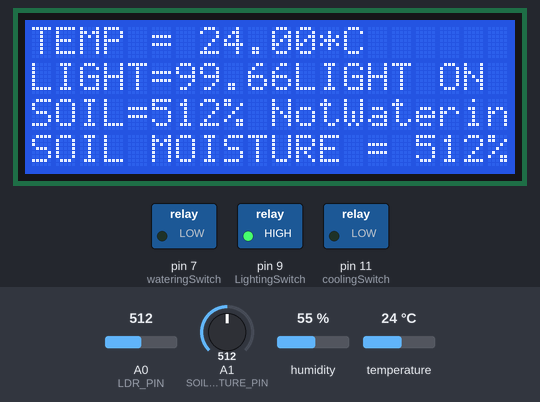
A sketch run on a simulated Arduino Uno, built with avr-gcc and run on an emulated ATmega328P. Parts: 20×4 character LCD, switched loads named in the sketch (green lamp = pin HIGH). The inputs (shaded band) are chosen by the test bench; at power-on: temperature 24 °C, A1 (SOIL_MOISTURE_PIN) = 512, A0 (LDR_PIN) = 512, humidity 55 %.

Above: at 2.2 s.
2.3 s: temperature set to 24.9 °C
At 6.0 s:
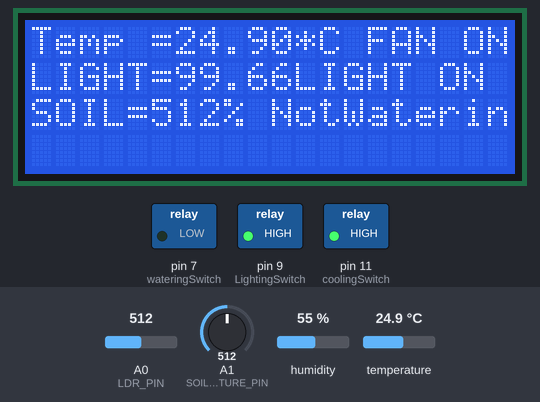
9.4 s: A1 (SOIL_MOISTURE_PIN) set to 490
At 13.1 s:
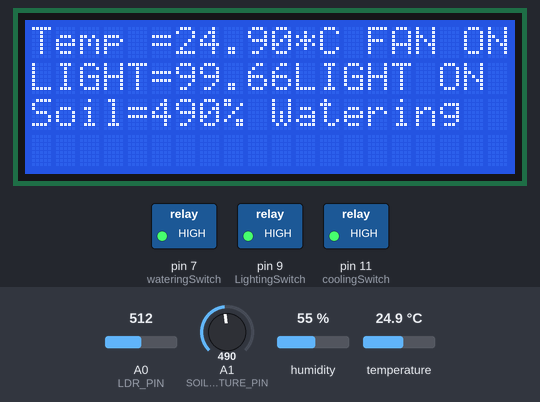
16.5 s: A0 (LDR_PIN) set to 186
At 17.7 s:
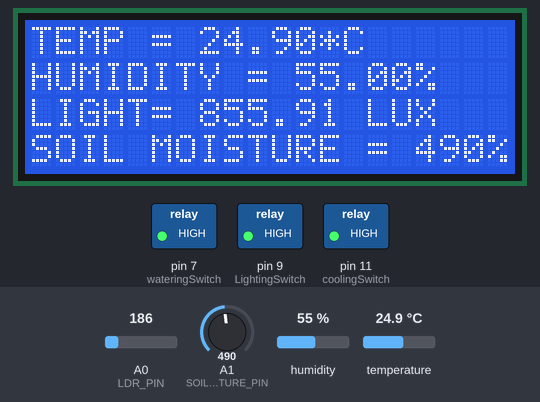
19.9 s: A0 (LDR_PIN) set to 158
At 23.5 s:
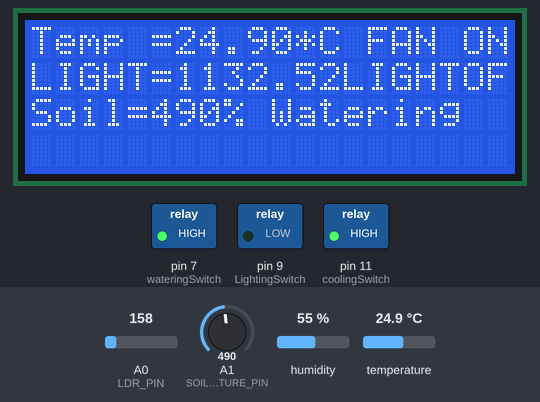
27.0 s: A1 (SOIL_MOISTURE_PIN) set to 1010
At 29.0 s:
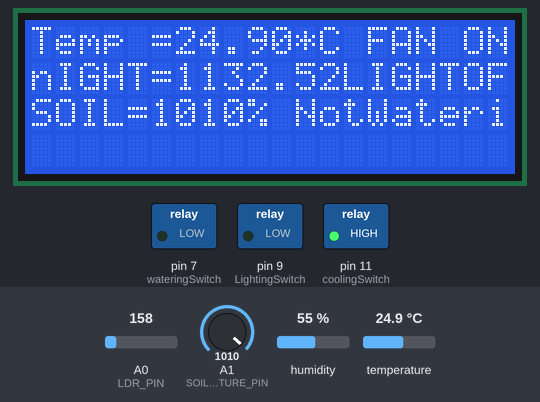
34.1 s: temperature set to 12 °C
At 36.7 s:
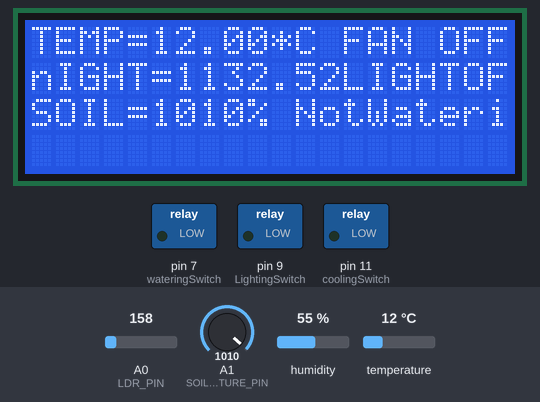
Timing chart, 0 to 38.2 s (numbered marks = the images above; inputs shaded):
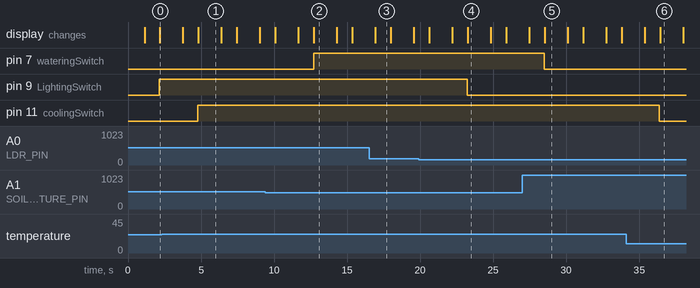

Measured:
- the behaviour switches between 24 and 24.1 °C on temperature (found by bisection; images 0 and 1)
- the behaviour switches between 170 and 169 on A0 (LDR_PIN) (found by bisection; images 3 and 4)
- after the input at 2.3 s, pin 11 (coolingSwitch): LOW → HIGH after 2.5 s; the display: first changes after 1.5 s (image 1 shows a later state)
- after the input at 9.4 s, pin 7 (wateringSwitch): LOW → HIGH after 3.3 s; the display: first differs from a run without the input after 2.3 s (image 2 shows a later state)
- after the input at 16.5 s, the display: changes after 0.42 s (image 3)
- after the input at 19.9 s, pin 9 (LightingSwitch): HIGH → LOW after 3.3 s; the display: first differs from a run without the input after 2.3 s (image 4 shows a later state)
- after the input at 27.0 s, pin 7 (wateringSwitch): HIGH → LOW after 1.5 s; the display: first changes after 0.46 s (image 5 shows a later state)
- after the input at 34.1 s, pin 11 (coolingSwitch): HIGH → LOW after 2.3 s; the display: first changes after 1.3 s (image 6 shows a later state)

The sketch:

sketch.ino
```cpp
#include <DHT.h>
#include <Wire.h>
#include <LiquidCrystal_I2C.h>

//const char* WIFI_SSID = "NoInternet";
//const char* WIFI_PASSWORD = "NoNetwork546";
#define DHTPIN 2            // Digital pin connected to the DHT22 sensor
#define DHTTYPE DHT22      // DHT22 sensor type
#define LDR_PIN A0          // Analog pin connected to the LDR sensor
#define SOIL_MOISTURE_PIN A1// Analog pin connected to the soil moisture sensor
#define coolingSwitch 11       // Digital pin connected to the relay controlling the fan
#define LightingSwitch 9       // Digital pin connected to the relay controlling the lighting system
#define wateringSwitch 7       // Digital pin connected to the relay controlling the watering system

#define LCD_ADDRESS 0x27    // I2C address of the LCD
#define LCD_COLUMNS 20      // Number of columns of the LCD
#define LCD_ROWS 4          // Number of rows of the LCD

DHT dht(DHTPIN, DHTTYPE);   // Initialize the DHT22 sensor
LiquidCrystal_I2C lcd(LCD_ADDRESS, LCD_COLUMNS, LCD_ROWS); // Initialize the LCD

int chk;
float hum;  //Stores humidity value
float temp; //Stores temperature value

const float GAMMA = 0.7;
const float RL10 = 50;
//const int WIFI_CONNECT_TIMEOUT = 10000; // Timeout for WiFi connection in milliseconds

// WiFi credentials
//const char* WIFI_SSID = "NoInternet";
//const char* WIFI_PASSWORD = "NoNetwork546";

// ThinkSpeak channel information
//const char* THINKSPEAK_API_KEY = "Z8Q8Y4BPAA5VEJRM";
//const char* THINKSPEAK_CHANNEL_ID = "2273478";

// Thresholds for the different parameters
//const int TEMPERATURE_MIN = 22;
const int TEMPERATURE_MAX = 24;
const int LDR_THRESHOLD = 500;
const int SOIL_MOISTURE_THRESHOLD = 500;

void setup() {
  // Initialize serial communication
  Serial.begin(9600);
  dht.begin();
  // Initialize the LCD
  lcd.init();
  lcd.backlight();

  // Initialize the relays
  pinMode(coolingSwitch, OUTPUT);
  pinMode(LightingSwitch, OUTPUT);
  pinMode (wateringSwitch, OUTPUT);
  lcd.print("Welcome");
  delay(1000);
  lcd.clear();
  // Connect to WiFi
  //WiFi.begin(WIFI_SSID, WIFI_PASSWORD);
  //Serial.print("Connecting to WiFi");
  // unsigned long wifi_connect_start_time = millis();
  //while (WiFi.status() != WL_CONNECTED && millis() - wifi_connect_start_time < WIFI_CONNECT_TIMEOUT) {
  //  delay(500);
  //  Serial.print(".");
  //}
  //Serial.println();
  //if (WiFi.status() == WL_CONNECTED) {
  // lcd.println("WiFi connected");
  //} else {
  // lcd.println("WiFi connection failed");
  // }
}

void loop() {
  // Read temperature
  float temperature = dht.readTemperature();
  hum = dht.readHumidity();
  lcd.clear();
  //delay(100);
  lcd.print("TEMP = ");
  lcd.print(temperature);
  lcd.print("*C");
  hum = dht.readHumidity();
  lcd.setCursor(0, 1);
  lcd.print("HUMIDITY = ");
  lcd.print(hum);
  lcd.print("%");


  // Read sunlight
  //int ldr_value = analogRead(LDR_PIN);
  //bool is_dark = ldr_value < LDR_THRESHOLD;
  int analogValue = analogRead(A0);
  float voltage = analogValue / 1024. * 5;
  float resistance = 2000 * voltage / (1 - voltage / 5);
  float lux = pow(RL10 * 1e3 * pow(10, GAMMA) / resistance, (1 / GAMMA));
  lcd.setCursor(0, 2);
  lcd.print("LIGHT= ");
  lcd.print(lux);
  lcd.print(" LUX");


  // Read soil moisture
  int soil_moisture = analogRead(SOIL_MOISTURE_PIN);
  //bool is_dry = soil_moisture < SOIL_MOISTURE_THRESHOLD;
  lcd.setCursor(0, 3);
  lcd.print("SOIL MOISTURE = ");
  lcd.print(soil_moisture);
  lcd.print("%");
  delay(1000);


  // Control temperature
  if (temperature > TEMPERATURE_MAX)
  {
    digitalWrite(coolingSwitch, HIGH);  // Fan on
    lcd.clear();
    lcd.print("Temp =");
    lcd.print(temperature);
    lcd.print("*C");
    lcd.print(" FAN ON");
    //delay (1000);
  }
  else if (temperature < TEMPERATURE_MAX)
  {
    digitalWrite(coolingSwitch, LOW);  // Fan Off
    lcd.clear();
    lcd.print("TEMP=");
    lcd.print(temperature);
    lcd.print("*C");
    lcd.print(" FAN OFF");
    //delay(1000);
  }

  //Control lighting
  if (lux < 1000)
  {
    digitalWrite(LightingSwitch, HIGH);
    lcd.setCursor(0, 1);
    lcd.print("LIGHT=");
    lcd.print(lux);
    lcd.print("LIGHT ON");
    //delay(1000);
  }
  else if (lux > 1000)
  {
    digitalWrite(LightingSwitch, LOW);
    lcd.setCursor(0, 1);
    lcd.print("LIGHT=");
    lcd.print(lux);
    lcd.print("LIGHTOF");
    //delay(1000);
  }


  //Control irrigation
  if (soil_moisture < 500)
  {
    digitalWrite(wateringSwitch, HIGH);
    lcd.setCursor(0, 2);
    lcd.print("Soil=");
    lcd.print(soil_moisture);
    lcd.print("%");
    lcd.print(" Watering");
    delay(1000);
  }
  else if (soil_moisture > 500)
  {
    digitalWrite(wateringSwitch, LOW);
    lcd.setCursor(0, 2);
    lcd.print("SOIL=");
    lcd.print(soil_moisture);
    lcd.print("%");
    lcd.print(" NotWaterin");
    delay(1000);
  }
  delay (500);
}
```
